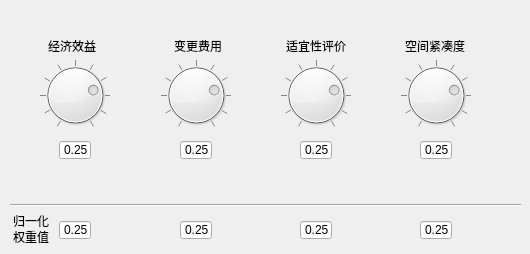
   <widget class="QWidget" name="tab_5">
    <attribute name="title">
     <string>权重设置</string>
    </attribute>
    <widget class="QDial" name="DialEconomic">
     <property name="geometry">
      <rect>
       <x>40</x>
       <y>60</y>
       <width>70</width>
       <height>70</height>
      </rect>
     </property>
     <property name="maximum">
      <number>100</number>
     </property>
     <property name="pageStep">
      <number>10</number>
     </property>
     <property name="value">
      <number>25</number>
     </property>
     <property name="sliderPosition">
      <number>25</number>
     </property>
     <property name="tracking">
      <bool>true</bool>
     </property>
     <property name="orientation">
      <enum>Qt::Horizontal</enum>
     </property>
     <property name="invertedAppearance">
      <bool>true</bool>
     </property>
     <property name="invertedControls">
      <bool>false</bool>
     </property>
     <property name="wrapping">
      <bool>false</bool>
     </property>
     <property name="notchTarget">
      <double>10.000000000000000</double>
     </property>
     <property name="notchesVisible">
      <bool>true</bool>
     </property>
    </widget>
    <widget class="QDoubleSpinBox" name="TxtEcoTemp">
     <property name="geometry">
      <rect>
       <x>59</x>
       <y>140</y>
       <width>32</width>
       <height>20</height>
      </rect>
     </property>
     <property name="readOnly">
      <bool>true</bool>
     </property>
     <property name="buttonSymbols">
      <enum>QAbstractSpinBox::NoButtons</enum>
     </property>
     <property name="maximum">
      <double>1.000000000000000</double>
     </property>
     <property name="singleStep">
      <double>0.100000000000000</double>
     </property>
     <property name="value">
      <double>0.250000000000000</double>
     </property>
    </widget>
    <widget class="QLabel" name="label_12">
     <property name="geometry">
      <rect>
       <x>48</x>
       <y>40</y>
       <width>54</width>
       <height>12</height>
      </rect>
     </property>
     <property name="text">
      <string>经济效益</string>
     </property>
    </widget>
    <widget class="QDial" name="DialCost">
     <property name="geometry">
      <rect>
       <x>161</x>
       <y>60</y>
       <width>70</width>
       <height>70</height>
      </rect>
     </property>
     <property name="maximum">
      <number>100</number>
     </property>
     <property name="pageStep">
      <number>10</number>
     </property>
     <property name="value">
      <number>25</number>
     </property>
     <property name="sliderPosition">
      <number>25</number>
     </property>
     <property name="tracking">
      <bool>true</bool>
     </property>
     <property name="orientation">
      <enum>Qt::Horizontal</enum>
     </property>
     <property name="invertedAppearance">
      <bool>true</bool>
     </property>
     <property name="invertedControls">
      <bool>false</bool>
     </property>
     <property name="wrapping">
      <bool>false</bool>
     </property>
     <property name="notchTarget">
      <double>10.000000000000000</double>
     </property>
     <property name="notchesVisible">
      <bool>true</bool>
     </property>
    </widget>
    <widget class="QLabel" name="label_21">
     <property name="geometry">
      <rect>
       <x>174</x>
       <y>40</y>
       <width>48</width>
       <height>12</height>
      </rect>
     </property>
     <property name="text">
      <string>变更费用</string>
     </property>
    </widget>
    <widget class="QDoubleSpinBox" name="TxtCostTemp">
     <property name="geometry">
      <rect>
       <x>180</x>
       <y>140</y>
       <width>32</width>
       <height>20</height>
      </rect>
     </property>
     <property name="readOnly">
      <bool>true</bool>
     </property>
     <property name="buttonSymbols">
      <enum>QAbstractSpinBox::NoButtons</enum>
     </property>
     <property name="maximum">
      <double>1.000000000000000</double>
     </property>
     <property name="singleStep">
      <double>0.100000000000000</double>
     </property>
     <property name="value">
      <double>0.250000000000000</double>
     </property>
    </widget>
    <widget class="QDial" name="DialSuitability">
     <property name="geometry">
      <rect>
       <x>281</x>
       <y>60</y>
       <width>70</width>
       <height>70</height>
      </rect>
     </property>
     <property name="maximum">
      <number>100</number>
     </property>
     <property name="pageStep">
      <number>10</number>
     </property>
     <property name="value">
      <number>25</number>
     </property>
     <property name="sliderPosition">
      <number>25</number>
     </property>
     <property name="tracking">
      <bool>true</bool>
     </property>
     <property name="orientation">
      <enum>Qt::Horizontal</enum>
     </property>
     <property name="invertedAppearance">
      <bool>true</bool>
     </property>
     <property name="invertedControls">
      <bool>false</bool>
     </property>
     <property name="wrapping">
      <bool>false</bool>
     </property>
     <property name="notchTarget">
      <double>10.000000000000000</double>
     </property>
     <property name="notchesVisible">
      <bool>true</bool>
     </property>
    </widget>
    <widget class="QLabel" name="label_22">
     <property name="geometry">
      <rect>
       <x>286</x>
       <y>40</y>
       <width>60</width>
       <height>12</height>
      </rect>
     </property>
     <property name="text">
      <string>适宜性评价</string>
     </property>
    </widget>
    <widget class="QDoubleSpinBox" name="TxtSuitTemp">
     <property name="geometry">
      <rect>
       <x>300</x>
       <y>140</y>
       <width>32</width>
       <height>20</height>
      </rect>
     </property>
     <property name="readOnly">
      <bool>true</bool>
     </property>
     <property name="buttonSymbols">
      <enum>QAbstractSpinBox::NoButtons</enum>
     </property>
     <property name="maximum">
      <double>1.000000000000000</double>
     </property>
     <property name="singleStep">
      <double>0.100000000000000</double>
     </property>
     <property name="value">
      <double>0.250000000000000</double>
     </property>
    </widget>
    <widget class="QDial" name="DialCompact">
     <property name="geometry">
      <rect>
       <x>401</x>
       <y>60</y>
       <width>70</width>
       <height>70</height>
      </rect>
     </property>
     <property name="maximum">
      <number>100</number>
     </property>
     <property name="pageStep">
      <number>10</number>
     </property>
     <property name="value">
      <number>25</number>
     </property>
     <property name="sliderPosition">
      <number>25</number>
     </property>
     <property name="tracking">
      <bool>true</bool>
     </property>
     <property name="orientation">
      <enum>Qt::Horizontal</enum>
     </property>
     <property name="invertedAppearance">
      <bool>true</bool>
     </property>
     <property name="invertedControls">
      <bool>false</bool>
     </property>
     <property name="wrapping">
      <bool>false</bool>
     </property>
     <property name="notchTarget">
      <double>10.000000000000000</double>
     </property>
     <property name="notchesVisible">
      <bool>true</bool>
     </property>
    </widget>
    <widget class="QLabel" name="label_23">
     <property name="geometry">
      <rect>
       <x>405</x>
       <y>40</y>
       <width>60</width>
       <height>12</height>
      </rect>
     </property>
     <property name="text">
      <string>空间紧凑度</string>
     </property>
    </widget>
    <widget class="QDoubleSpinBox" name="TxtCompTemp">
     <property name="geometry">
      <rect>
       <x>420</x>
       <y>140</y>
       <width>32</width>
       <height>20</height>
      </rect>
     </property>
     <property name="readOnly">
      <bool>true</bool>
     </property>
     <property name="buttonSymbols">
      <enum>QAbstractSpinBox::NoButtons</enum>
     </property>
     <property name="maximum">
      <double>1.000000000000000</double>
     </property>
     <property name="singleStep">
      <double>0.100000000000000</double>
     </property>
     <property name="value">
      <double>0.250000000000000</double>
     </property>
    </widget>
    <widget class="Line" name="line_5">
     <property name="geometry">
      <rect>
       <x>10</x>
       <y>197</y>
       <width>511</width>
       <height>16</height>
      </rect>
     </property>
     <property name="orientation">
      <enum>Qt::Horizontal</enum>
     </property>
    </widget>
    <widget class="QDoubleSpinBox" name="TxtEcoWeight">
     <property name="geometry">
      <rect>
       <x>59</x>
       <y>220</y>
       <width>32</width>
       <height>20</height>
      </rect>
     </property>
     <property name="readOnly">
      <bool>true</bool>
     </property>
     <property name="buttonSymbols">
      <enum>QAbstractSpinBox::NoButtons</enum>
     </property>
     <property name="accelerated">
      <bool>false</bool>
     </property>
     <property name="prefix">
      <string/>
     </property>
     <property name="maximum">
      <double>1.000000000000000</double>
     </property>
     <property name="singleStep">
      <double>0.100000000000000</double>
     </property>
     <property name="value">
      <double>0.250000000000000</double>
     </property>
    </widget>
    <widget class="QDoubleSpinBox" name="TxtSuitWeight">
     <property name="geometry">
      <rect>
       <x>300</x>
       <y>220</y>
       <width>32</width>
       <height>20</height>
      </rect>
     </property>
     <property name="readOnly">
      <bool>true</bool>
     </property>
     <property name="buttonSymbols">
      <enum>QAbstractSpinBox::NoButtons</enum>
     </property>
     <property name="maximum">
      <double>1.000000000000000</double>
     </property>
     <property name="singleStep">
      <double>0.100000000000000</double>
     </property>
     <property name="value">
      <double>0.250000000000000</double>
     </property>
    </widget>
    <widget class="QDoubleSpinBox" name="TxtCompWeight">
     <property name="geometry">
      <rect>
       <x>420</x>
       <y>220</y>
       <width>32</width>
       <height>20</height>
      </rect>
     </property>
     <property name="readOnly">
      <bool>true</bool>
     </property>
     <property name="buttonSymbols">
      <enum>QAbstractSpinBox::NoButtons</enum>
     </property>
     <property name="maximum">
      <double>1.000000000000000</double>
     </property>
     <property name="singleStep">
      <double>0.100000000000000</double>
     </property>
     <property name="value">
      <double>0.250000000000000</double>
     </property>
    </widget>
    <widget class="QDoubleSpinBox" name="TxtCostWeight">
     <property name="geometry">
      <rect>
       <x>180</x>
       <y>220</y>
       <width>32</width>
       <height>20</height>
      </rect>
     </property>
     <property name="readOnly">
      <bool>true</bool>
     </property>
     <property name="buttonSymbols">
      <enum>QAbstractSpinBox::NoButtons</enum>
     </property>
     <property name="maximum">
      <double>1.000000000000000</double>
     </property>
     <property name="singleStep">
      <double>0.100000000000000</double>
     </property>
     <property name="value">
      <double>0.250000000000000</double>
     </property>
    </widget>
    <widget class="QWidget" name="layoutWidget">
     <property name="geometry">
      <rect>
       <x>13</x>
       <y>213</y>
       <width>38</width>
       <height>32</height>
      </rect>
     </property>
     <layout class="QVBoxLayout" name="verticalLayout">
      <property name="spacing">
       <number>0</number>
      </property>
      <property name="sizeConstraint">
       <enum>QLayout::SetNoConstraint</enum>
      </property>
      <item>
       <widget class="QLabel" name="label_24">
        <property name="text">
         <string>归一化</string>
        </property>
       </widget>
      </item>
      <item>
       <widget class="QLabel" name="label_25">
        <property name="text">
         <string>权重值</string>
        </property>
       </widget>
      </item>
     </layout>
    </widget>
   </widget>
